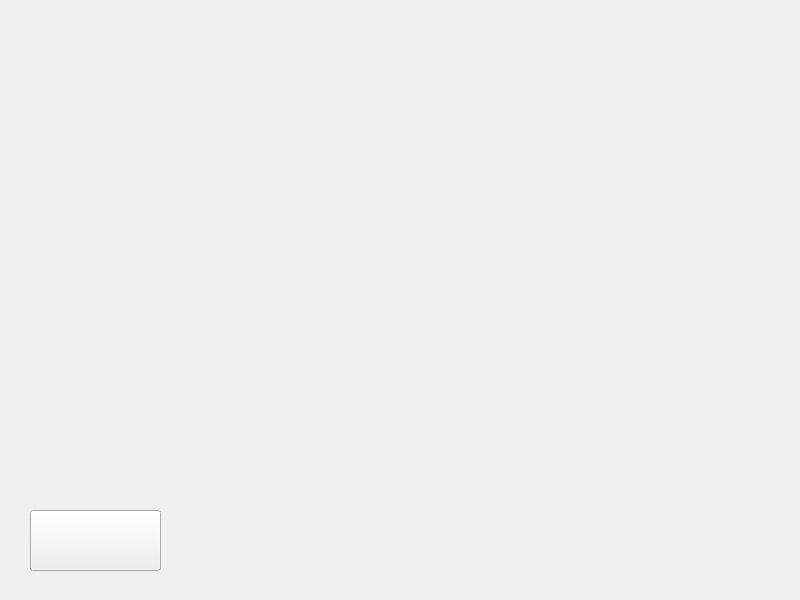
<?xml version="1.0" encoding="UTF-8"?>
<ui version="4.0">
 <class>Application</class>
 <widget class="QWidget" name="Application">
  <property name="geometry">
   <rect>
    <x>0</x>
    <y>0</y>
    <width>800</width>
    <height>600</height>
   </rect>
  </property>
  <property name="windowTitle">
   <string>Form</string>
  </property>
  <widget class="QPushButton" name="returnBefore">
   <property name="geometry">
    <rect>
     <x>30</x>
     <y>510</y>
     <width>131</width>
     <height>61</height>
    </rect>
   </property>
   <property name="text">
    <string/>
   </property>
  </widget>
 </widget>
 <resources/>
 <connections/>
</ui>
